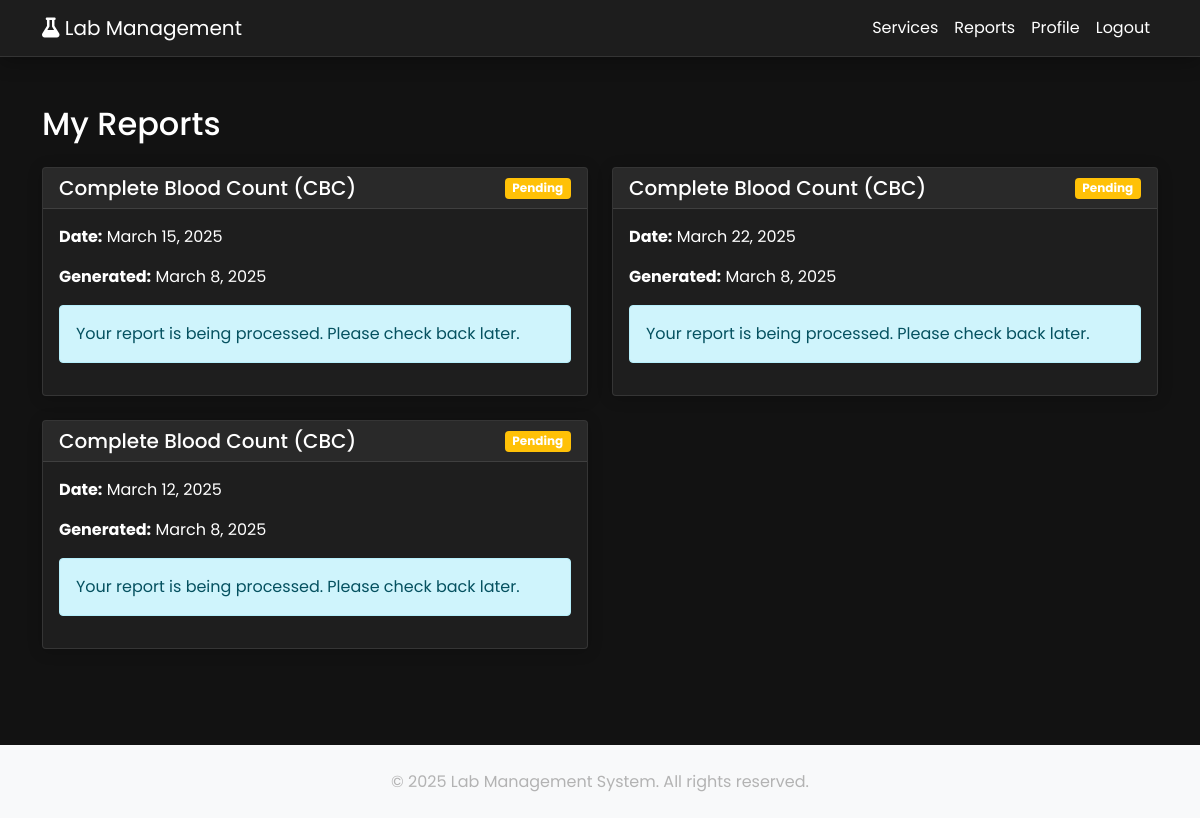
/reports/ (signed in), run on the app's committed database.
### labapp/models.py (models this page shows, shortened)
class Report(models.Model):
    STATUS_CHOICES = [
        ('pending', 'Pending'),
        ('in_progress', 'In Progress'),
        ('completed', 'Completed'),
    ]
    booking = models.OneToOneField(Booking, on_delete=models.CASCADE, related_name='report')
    user = models.ForeignKey(User, on_delete=models.CASCADE, related_name='reports')
    service = models.ForeignKey(Service, on_delete=models.CASCADE)
    status = models.CharField(max_length=20, choices=STATUS_CHOICES, default='pending')
    results = models.JSONField(default=dict, help_text="Test results in JSON format")
    pdf_file = models.FileField(upload_to='reports/', null=True, blank=True)
    generated_at = models.DateTimeField(auto_now_add=True)
    updated_at = models.DateTimeField(auto_now=True)
    reviewed_by = models.ForeignKey(
        User,
        on_delete=models.SET_NULL,
        null=True,
        related_name='reviewed_reports'
    )
    notes = models.TextField(blank=True)
    class Meta:
        ordering = ['-generated_at']

class Service(models.Model):
    name = models.CharField(max_length=100)
    description = models.TextField()
    price = models.DecimalField(max_digits=10, decimal_places=2)
    duration = models.DurationField()
    is_active = models.BooleanField(default=True)
    category = models.CharField(max_length=50, choices=[
        ('blood', 'Blood Test'),
        ('urine', 'Urine Test'),
        ('imaging', 'Imaging'),
        ('other', 'Other'),
    ])
    preparation_instructions = models.TextField(blank=True)
    report_format = models.TextField(blank=True, help_text="JSON schema for report format")

class Booking(models.Model):
    STATUS_CHOICES = [
        ('pending', 'Pending'),
        ('confirmed', 'Confirmed'),
        ('completed', 'Completed'),
        ('cancelled', 'Cancelled'),
        ('rescheduled', 'Rescheduled'),
    ]
    user = models.ForeignKey(User, on_delete=models.CASCADE, related_name='bookings')
    service = models.ForeignKey(Service, on_delete=models.CASCADE)
    date = models.DateField()
    time = models.TimeField()
    status = models.CharField(max_length=20, choices=STATUS_CHOICES, default='pending')
    created_at = models.DateTimeField(auto_now_add=True)
    updated_at = models.DateTimeField(auto_now=True)
    notes = models.TextField(blank=True)
    cancellation_reason = models.TextField(blank=True)
    previous_booking = models.ForeignKey('self', null=True, blank=True, on_delete=models.SET_NULL)
    class Meta:
        ordering = ['-date', '-time']

### labapp/views.py (the view)
# urls.py: path('reports/', views.view_reports, name='view_reports'),
@login_required
def view_reports(request):
    reports = Report.objects.filter(user=request.user).select_related('service', 'booking')
    return render(request, 'labapp/reports.html', {'reports': reports})

### labapp/templates/labapp/reports.html
{% extends 'base.html' %}
{% block content %}
<div class="container mt-4">
    <h2 class="mb-4">My Reports</h2>
    {% if reports %}
    <div class="row">
        {% for report in reports %}
        <div class="col-md-6 mb-4">
            <div class="card">
                <div class="card-header d-flex justify-content-between align-items-center">
                    <h5 class="mb-0">{{ report.service.name }}</h5>
                    <span class="badge {% if report.status == 'completed' %}bg-success
                                     {% elif report.status == 'pending' %}bg-warning
                                     {% else %}bg-info{% endif %}">
                        {{ report.status|title }}
                    </span>
                </div>
                <div class="card-body">
                    <p><strong>Date:</strong> {{ report.booking.date }}</p>
                    <p><strong>Generated:</strong> {{ report.generated_at|date:"F j, Y" }}</p>
                    {% if report.status == 'completed' %}
                        {% if report.test_results.all %}
                        <div class="table-responsive mb-3">
                            <table class="table table-sm">
                                <thead>
                                    <tr>
                                        <th>Parameter</th>
                                        <th>Value</th>
                                        <th>Reference Range</th>
                                    </tr>
                                </thead>
                                <tbody>
                                    {% for result in report.test_results.all %}
                                    <tr {% if result.is_abnormal %}class="table-warning"{% endif %}>
                                        <td>{{ result.parameter }}</td>
                                        <td>{{ result.value }} {{ result.unit }}</td>
                                        <td>{{ result.reference_range }}</td>
                                    </tr>
                                    {% endfor %}
                                </tbody>
                            </table>
                        </div>
                        {% endif %}
                        <div class="d-grid">
                            <a href="{% url 'download_report' report.id %}" class="btn btn-primary">
                                <i class="fas fa-download"></i> Download Report
                            </a>
                        </div>
                    {% else %}
                        <div class="alert alert-info">
                            Your report is being processed. Please check back later.
                        </div>
                    {% endif %}
                </div>
            </div>
        </div>
        {% endfor %}
    </div>
    {% else %}
    <div class="alert alert-info">
        <p>You don't have any reports yet.</p>
        <a href="{% url 'service_list' %}" class="btn btn-primary">Book a Service</a>
    </div>
    {% endif %}
</div>
{% endblock %}

### labapp/static/css/style.css (style rules this page uses)
:root { --primary-color: #00bcd4; --secondary-color: #2196f3; --danger-color: #f44336; --warning-color: #ffc107; --dark-color: #121212; --dark-secondary: #1e1e1e; --dark-tertiary: #2d2d2d; --text-primary: #ffffff; --text-secondary: #b3b3b3; --card-bg: #1e1e1e; }
body { font-family: 'Poppins', sans-serif; background-color: var(--dark-color); color: var(--text-primary); }
.card { background-color: var(--card-bg); border: 1px solid rgba(255, 255, 255, 0.1); transition: transform 0.3s ease, box-shadow 0.3s ease; box-shadow: 0 2px 15px rgba(0, 0, 0, 0.2); }
.card-header { background-color: rgba(255, 255, 255, 0.05); border-bottom: 1px solid rgba(255, 255, 255, 0.1); }
.badge { transition: all 0.3s ease; }
.alert { animation: slideIn 0.5s ease-out; }

### data on the page
Report: service.name "Complete Blood Count (CBC)", status "Pending", booking "March 15, 2025", generated_at "March 8, 2025", shows "Your report is being processed. Please check back later."
Report: service.name "Complete Blood Count (CBC)", status "Pending", booking "March 22, 2025", generated_at "March 8, 2025", shows "Your report is being processed. Please check back later."
Report: service.name "Complete Blood Count (CBC)", status "Pending", booking "March 12, 2025", generated_at "March 8, 2025", shows "Your report is being processed. Please check back later."
